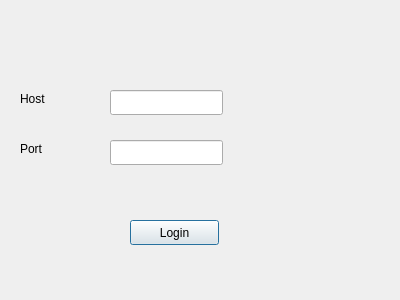
<?xml version="1.0" encoding="UTF-8"?>
<ui version="4.0">
 <class>Dialog</class>
 <widget class="QDialog" name="Dialog">
  <property name="geometry">
   <rect>
    <x>0</x>
    <y>0</y>
    <width>400</width>
    <height>300</height>
   </rect>
  </property>
  <property name="windowTitle">
   <string>Dialog</string>
  </property>
  <widget class="QPushButton" name="loginBtn">
   <property name="geometry">
    <rect>
     <x>130</x>
     <y>220</y>
     <width>89</width>
     <height>25</height>
    </rect>
   </property>
   <property name="text">
    <string>Login</string>
   </property>
  </widget>
  <widget class="QLabel" name="hostLabel">
   <property name="geometry">
    <rect>
     <x>20</x>
     <y>90</y>
     <width>67</width>
     <height>17</height>
    </rect>
   </property>
   <property name="text">
    <string>Host</string>
   </property>
  </widget>
  <widget class="QLabel" name="portLabel">
   <property name="geometry">
    <rect>
     <x>20</x>
     <y>140</y>
     <width>67</width>
     <height>17</height>
    </rect>
   </property>
   <property name="text">
    <string>Port</string>
   </property>
  </widget>
  <widget class="QLineEdit" name="hostLine">
   <property name="geometry">
    <rect>
     <x>110</x>
     <y>90</y>
     <width>113</width>
     <height>25</height>
    </rect>
   </property>
   <property name="text">
    <string/>
   </property>
  </widget>
  <widget class="QLineEdit" name="portLine">
   <property name="geometry">
    <rect>
     <x>110</x>
     <y>140</y>
     <width>113</width>
     <height>25</height>
    </rect>
   </property>
  </widget>
 </widget>
 <resources/>
 <connections/>
</ui>
